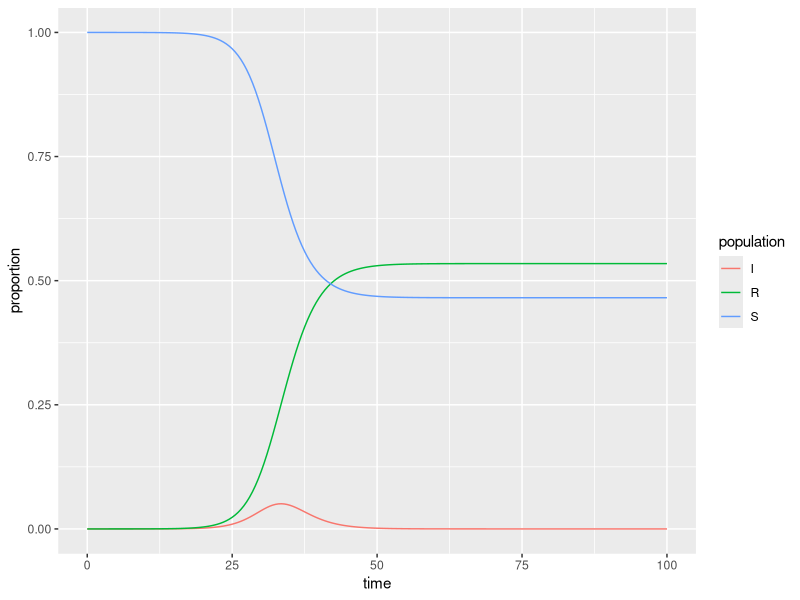

Reproduce this figure in R.
## ---- chunk 1
#| message: false
#| warning: false
library(tidyverse)
library(deSolve)
## ---- chunk 2
# Proportion in each compartment: Susceptible 0.999999, Infected 0.000001, Recovered 0 (these are directly from the example linked above) ----
init <- c(S = 1-1e-6, I = 1e-6, R = 0.0)

# beta: infection parameter; gamma: recovery parameter ----
parameters <- c(beta = 1.2316, gamma = 0.861)

# time frame ----
times <- seq(0, 100, by = 0.5)
## ---- chunk 3
# Build the function with all ----
sir <- function(time, init, parameters) {

  with(as.list(c(init, parameters)), {
    dS <- -beta * S * I
    dI <-  beta * S * I - gamma * I
    dR <-  gamma * I
    
    return(list(c(dS, dI, dR)))
    
  })
  
}
## ---- chunk 4
# Solve using `deSolve::ode()` ----
approximation <- ode(y = init, times = times, func = sir, parms = parameters)
## ---- chunk 5
# Get output into a data frame ----
approx_df <- as.data.frame(approximation)

# Pivot longer so R will do the work for us ----
approx_long <- approx_df %>% 
  pivot_longer(cols = S:R, names_to = "population", values_to = "proportion")
## ---- chunk 6
ggplot(data = approx_long, aes(x = time, y = proportion)) +
  geom_line(aes(color = population))
